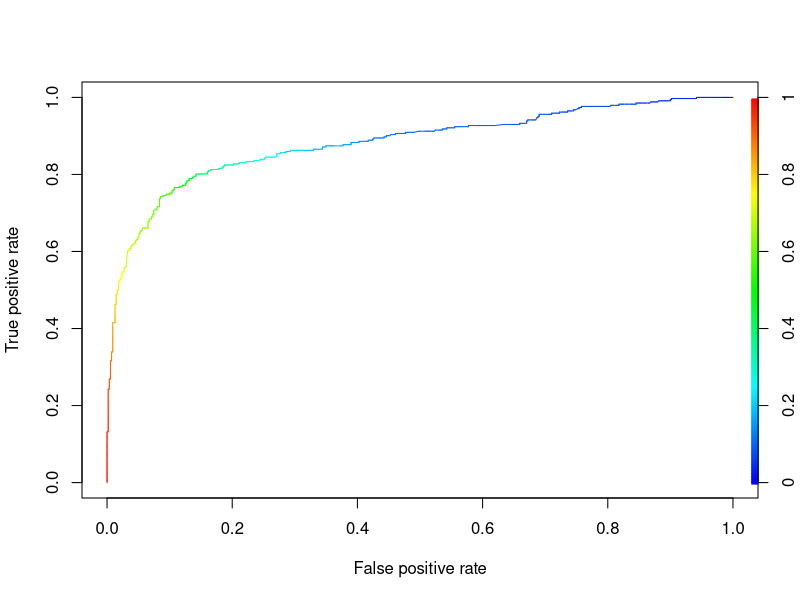

The R script that drew this image:
#Working Directory
setwd("D:/FunXExcel Channel/17. Kaggle/GitHub/Kaggle_Titanic_R/4_5_6_7_8_train_all_numericals_categorical")

#Import
df_train <- read.csv("train_all_numericals_categorical.csv")
df_test <- read.csv("test_all_numericals_categorical.csv")

#Check train Dataset
str(df_train)
summary(df_train)

#Check train Dataset
str(df_test)
summary(df_test)

#Remove PassengerID, we dont need it
df_train$PassengerId <- NULL

#Assign NA to Survived in test dataset
df_test$Survived <- NA

#Convert Survived in train to factor
df_train$Survived <- as.factor(df_train$Survived)

#I have cut out all the Data Manipulation code since I have done that on Excel

#Check again for missing values
str(df_train)
str(df_test)

#Build model using Logistic Regression
logistic <- glm(Survived ~ .,data = df_train , family = binomial)
summary(logistic)

#Score using training dataset
predict <- predict(logistic, type = 'response')

#Check model performance - Ideally you need to do it on a cross validation test dataset dereived from train dataset
library(ROCR)
ROCRpred <- prediction(predict, df_train$Survived)
ROCRperf <- performance(ROCRpred, 'tpr','fpr')
plot(ROCRperf, colorize = TRUE, text.adj = c(-0.2,1.7))

auc <- performance(ROCRpred, measure = "auc")
auc <- auc@y.values[[1]]
auc

#Score on test dataset
prediction <- predict(logistic, df_test , type = 'response')

#Since the predictions range between 0 to 1, we need to ensure responses are either 0 or 1
df_test$Survived <- ifelse(prediction >0.5,1,0)

#Prepare dataset as per Kaggle submission file
solution <- data.frame(PassengerID = df_test$PassengerId, Survived = df_test$Survived)

#export to same folder as the input files
write.csv(solution, "submission_train_all_numericals_categorical.csv", row.names = F)
